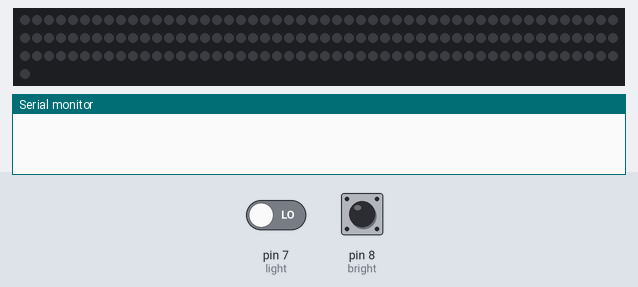
Bench run of a sketch on a simulated Arduino Uno, built with avr-gcc and run on an emulated ATmega328P. On the bench: 151 RGB LEDs in strip order, left to right, continuing on the next row, the last lines printed to the serial monitor. The inputs (shaded band) are chosen by the test bench; at power-on: pin 7 (light) LOW, pin 8 (bright) LOW. Dim RGB values are drawn brighter than linear.

Above: at 1.2 s.
1.3 s: pin 7 (light) driven HIGH
At 4.1 s:
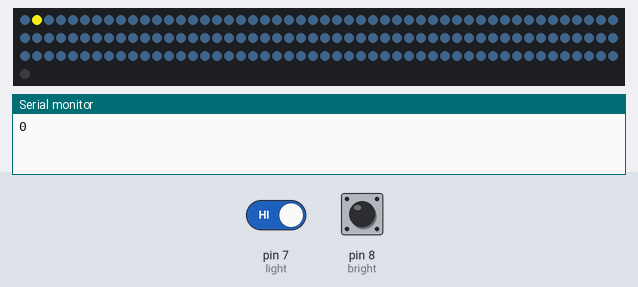
4.3 s: pin 8 (bright) pulled HIGH for 3.2 s
At 5.55 s:
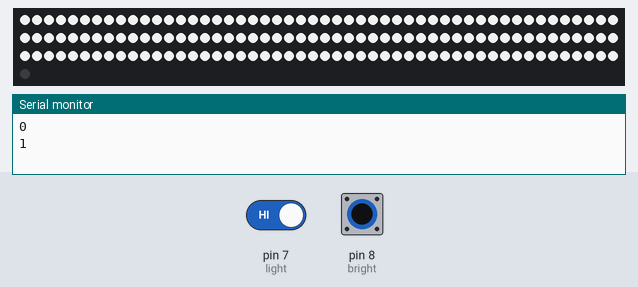
8.1 s: pin 8 (bright) pulled HIGH for 1 s
At 9.4 s:
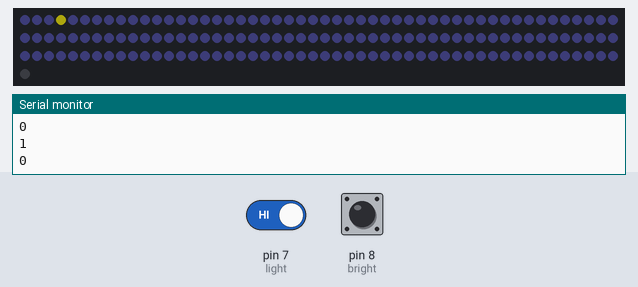
9.7 s: pin 8 (bright) pulled HIGH for 0.15 s
10.4 s: pin 7 (light) driven LOW
12.0 s: pin 7 (light) driven HIGH
At 13.19 s:
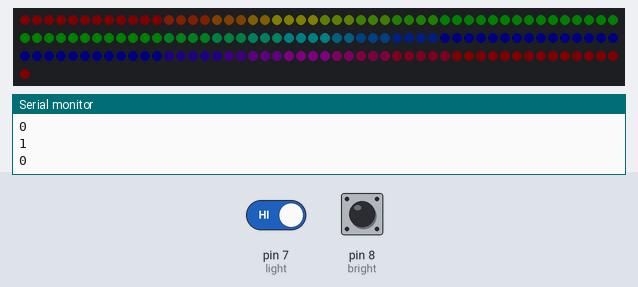
Timing chart, 0 to 15.0 s (numbered marks = the images above; inputs shaded):
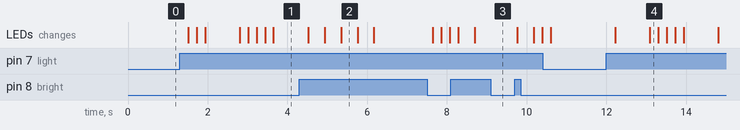

The sketch:

OLD-Lumen.ino
```cpp
#include <Adafruit_NeoPixel.h>
Adafruit_NeoPixel strip = Adafruit_NeoPixel(151, 6);  // Creates a strand of 5 NeoPixels on Pin 6
int light = 7;
int bright = 8;
//151 neopixels (150 after cutting)

// int PXL1[] = { 0, 1, 2, 3, 4, 5, 6, 7, 8, 9 };
int delayVal = 0;
int lightSetting;
uint32_t graySky = strip.Color(5, 8, 11);
int numPixels = 150;
int numLightSettings = 6;
uint32_t coolGreen = strip.Color(65, 206, 93);
uint32_t white = strip.Color(255, 255, 255);
int brightSetting;
int numBrightSettings = 10;

//const int numReadings = 200;

// int readings[numReadings];  // the readings from the analog input
// int readIndex = 0;          // the index of the current reading
// int total = 0;              // the running total
// int average = 0;            // the average

void setup() {
  Serial.begin(9600);
  pinMode(light, INPUT);
  strip.begin();
  strip.clear();
  lightSetting = 0;
  pinMode(bright, INPUT);
  brightSetting = numBrightSettings;
  // brightness = 255;
  // for (int thisReading = 0; thisReading < numReadings; thisReading++) {
  //   readings[thisReading] = 0;
}


void loop() {
  // // subtract the last reading:
  // total = total - readings[readIndex];
  // // read from the sensor:
  // readings[readIndex] = analogRead(potent);
  // // add the reading to the total:
  // total = total + readings[readIndex];
  // // advance to the next position in the array:
  // readIndex = readIndex + 1;

  // // if we're at the end of the array...
  // if (readIndex >= numReadings) {
  //   // ...wrap around to the beginning:
  //   readIndex = 0;
  // }

  // // calculate the average:
  // average = total / numReadings;
  // // send it to the computer as ASCII digits
  // Serial.println(analogRead(potent));
  // //delay(1);  // delay in between reads for stability

  // brightness = map(analogRead(analogRead(average)), 0, 1023, 0, 255);

  // if(brightness >= 240){
  //   strip.setBrightness(240);
  // } else if (brightness >= 217){
  //   strip.setBrightness(217);
  // } else if (brightness >= 194){
  //   strip.setBrightness(194);
  // } else if (brightness >= 171){
  //   strip.setBrightness(171);
  // } else if (brightness >= 148){
  //   strip.setBrightness(148);
  // } else if (brightness >= 115){
  //   strip.setBrightness(115);
  // } else if (brightness >= 102){
  //   strip.setBrightness(102);
  // } else if (brightness >= 79){
  //   strip.setBrightness(79);
  // } else if (brightness >= 56){
  //   strip.setBrightness(56);
  // } else if (brightness >= 33){
  //   strip.setBrightness(33);
  // } else if (brightness >= 10){
  //   strip.setBrightness(10);
  // } else {
  //   strip.setBrightness(10);
  // }
  int brightPressed = digitalRead(bright);
  // Serial.println(brightPressed);
  if (brightPressed == 1) {
    brightSetting -= 1;
    if (brightSetting < 1) {
      brightSetting = numBrightSettings;
    }
    strip.setBrightness((brightSetting * 255 / numBrightSettings) + 5);
    // Serial.println((brightSetting * 255 / numBrightSettings) + 5);
    delay(200);
  }

  int lightPressed = digitalRead(light);
  if (lightPressed == 1) {
    lightSetting += 1;
    strip.clear();
    // strip.setBrightness(255);
    delay(200);
  }
  if (lightSetting > numLightSettings) {
    lightSetting = 0;
  }
  if (lightSetting == 1) {
    strip.fill(white, 0, numPixels);
    strip.show();
  } else if (lightSetting == 2) {
    strip.fill(graySky, 0, numPixels);
    strip.show();
  } else if (lightSetting == 3) {
    strip.fill(graySky, 0, numPixels);
    lightning(strip.Color(231, 221, 18), 1);
  }
  // else if (lightSetting == 3) {
  //   strip.fill(coolGreen, 0, numPixels);
  //   strip.show();
  // }
  else if (lightSetting == 4) {
    strips_loop();
  } else if (lightSetting == 5) {
    strips_loop1();
  }
  // else if (lightSetting == 6) {
  //   strip.clear();
  //   strips_loop2();
  // }
  else if (lightSetting == 6) {
    rainbow(10);
  } else {
    strip.clear();
    strip.show();
  }
}
//////////////////////////////////////
void rainbow(int wait) {

  ////////////
  static int n = 0;
  //static int timesRun = 0;
  for (int i = 0; i < strip.numPixels(); i++) {
    int pixelHue = n + (i * 65536 / strip.numPixels());
    strip.setPixelColor(i, strip.gamma32(strip.ColorHSV(pixelHue)));
  }
  strip.show();
  delay(wait);
  n += 256;
  if (n >= 65536) {
    n = 0;
  }
  Serial.println(digitalRead(bright));
}
/////////////////////////////////////

class Strip {
public:
  uint8_t effect;
  uint8_t effects;
  uint16_t effStep;
  unsigned long effStart;
  Adafruit_NeoPixel strip;
  Strip(uint16_t leds, uint8_t pin, uint8_t toteffects, uint16_t striptype)
    : strip(leds, pin, striptype) {
    effect = -1;
    effects = toteffects;
    Reset();
  }
  void Reset() {
    effStep = 0;
    effect = (effect + 1) % effects;
    effStart = millis();
  }
};

struct Loop {
  uint8_t currentChild;
  uint8_t childs;
  bool timeBased;
  uint16_t cycles;
  uint16_t currentTime;
  Loop(uint8_t totchilds, bool timebased, uint16_t tottime) {
    currentTime = 0;
    currentChild = 0;
    childs = totchilds;
    timeBased = timebased;
    cycles = tottime;
  }
};

Strip strip_0(151, 6, 151, NEO_GRB + NEO_KHZ800);
struct Loop strip0loop0(1, false, 1);

void strips_loop() {
  if (strip0_loop0() & 0x01)
    strip_0.strip.show();
}

uint8_t strip0_loop0() {
  uint8_t ret = 0x00;
  switch (strip0loop0.currentChild) {
    case 0:
      ret = strip0_loop0_eff0();
      break;
  }
  if (ret & 0x02) {
    ret &= 0xfd;
    if (strip0loop0.currentChild + 1 >= strip0loop0.childs) {
      strip0loop0.currentChild = 0;
      if (++strip0loop0.currentTime >= strip0loop0.cycles) {
        strip0loop0.currentTime = 0;
        ret |= 0x02;
      }
    } else {
      strip0loop0.currentChild++;
    }
  };
  return ret;
}

uint8_t strip0_loop0_eff0() {
  // Strip ID: 0 - Effect: Rainbow - LEDS: 151
  // Steps: 60 - Delay: 20
  // Colors: 3 (157.30.255, 0.9.255, 20.255.0)
  // Options: rainbowlen=60, toLeft=true,
  if (millis() - strip_0.effStart < 20 * (strip_0.effStep)) return 0x00;
  float factor1, factor2;
  uint16_t ind;
  for (uint16_t j = 0; j < 151; j++) {
    ind = strip_0.effStep + j * 1;
    switch ((int)((ind % 60) / 20)) {
      case 0:
        factor1 = 1.0 - ((float)(ind % 60 - 0 * 20) / 20);
        factor2 = (float)((int)(ind - 0) % 60) / 20;
        strip_0.strip.setPixelColor(j, 157 * factor1 + 0 * factor2, 30 * factor1 + 9 * factor2, 255 * factor1 + 255 * factor2);
        break;
      case 1:
        factor1 = 1.0 - ((float)(ind % 60 - 1 * 20) / 20);
        factor2 = (float)((int)(ind - 20) % 60) / 20;
        strip_0.strip.setPixelColor(j, 0 * factor1 + 20 * factor2, 9 * factor1 + 255 * factor2, 255 * factor1 + 0 * factor2);
        break;
      case 2:
        factor1 = 1.0 - ((float)(ind % 60 - 2 * 20) / 20);
        factor2 = (float)((int)(ind - 40) % 60) / 20;
        strip_0.strip.setPixelColor(j, 20 * factor1 + 157 * factor2, 255 * factor1 + 30 * factor2, 0 * factor1 + 255 * factor2);
        break;
    }
  }
  if (strip_0.effStep >= 60) {
    strip_0.Reset();
    return 0x03;
  } else strip_0.effStep++;
  return 0x01;
}
/////////////////////////////////////////////////////////

void lightning(uint32_t aColor, int waitTime) {
  static int index = 0;
  static unsigned long startTime = millis();

  strip.setPixelColor(index, aColor);
  strip.show();

  if (millis() - startTime >= waitTime) {
    strip.setPixelColor(index, 5, 8, 11);
    index++;
    startTime = millis();

    // if (index >= strip.numPixels()) {
    //   index = 0;
    // }
    if (index >= numPixels) {
      index = 0;
    }
  }
}
/////////////////////////////////////////
///////////////////////////////////////
void strips_loop1() {
  if (strip0_loop1() & 0x01)
    strip_0.strip.show();
}

uint8_t strip0_loop1() {
  uint8_t ret = 0x00;
  switch (strip0loop0.currentChild) {
    case 0:
      ret = strip0_loop0_eff1();
      break;
  }
  if (ret & 0x02) {
    ret &= 0xfd;
    if (strip0loop0.currentChild + 1 >= strip0loop0.childs) {
      strip0loop0.currentChild = 0;
      if (++strip0loop0.currentTime >= strip0loop0.cycles) {
        strip0loop0.currentTime = 0;
        ret |= 0x02;
      }
    } else {
      strip0loop0.currentChild++;
    }
  };
  return ret;
}

uint8_t strip0_loop0_eff1() {
  // Strip ID: 0 - Effect: Rainbow - LEDS: 151
  // Steps: 60 - Delay: 20
  // Colors: 3 (255.0.247, 0.255.246, 14.0.255)
  // Options: rainbowlen=60, toLeft=true,
  if (millis() - strip_0.effStart < 20 * (strip_0.effStep)) return 0x00;
  float factor1, factor2;
  uint16_t ind;
  for (uint16_t j = 0; j < 151; j++) {
    ind = strip_0.effStep + j * 1;
    switch ((int)((ind % 60) / 20)) {
      case 0:
        factor1 = 1.0 - ((float)(ind % 60 - 0 * 20) / 20);
        factor2 = (float)((int)(ind - 0) % 60) / 20;
        strip_0.strip.setPixelColor(j, 255 * factor1 + 0 * factor2, 0 * factor1 + 255 * factor2, 247 * factor1 + 246 * factor2);
        break;
      case 1:
        factor1 = 1.0 - ((float)(ind % 60 - 1 * 20) / 20);
        factor2 = (float)((int)(ind - 20) % 60) / 20;
        strip_0.strip.setPixelColor(j, 0 * factor1 + 14 * factor2, 255 * factor1 + 0 * factor2, 246 * factor1 + 255 * factor2);
        break;
      case 2:
        factor1 = 1.0 - ((float)(ind % 60 - 2 * 20) / 20);
        factor2 = (float)((int)(ind - 40) % 60) / 20;
        strip_0.strip.setPixelColor(j, 14 * factor1 + 255 * factor2, 0 * factor1 + 0 * factor2, 255 * factor1 + 247 * factor2);
        break;
    }
  }
  if (strip_0.effStep >= 60) {
    strip_0.Reset();
    return 0x03;
  } else strip_0.effStep++;
  return 0x01;
}
////////////////////////////
void strips_loop2() {
  if (strip0_loop2() & 0x01)
    strip_0.strip.show();
}

uint8_t strip0_loop2() {
  uint8_t ret = 0x00;
  switch (strip0loop0.currentChild) {
    case 0:
      ret = strip0_loop0_eff2();
      break;
  }
  if (ret & 0x02) {
    ret &= 0xfd;
    if (strip0loop0.currentChild + 1 >= strip0loop0.childs) {
      strip0loop0.currentChild = 0;
      if (++strip0loop0.currentTime >= strip0loop0.cycles) {
        strip0loop0.currentTime = 0;
        ret |= 0x02;
      }
    } else {
      strip0loop0.currentChild++;
    }
  };
  return ret;
}

uint8_t strip0_loop0_eff2() {
  // Strip ID: 0 - Effect: Rainbow - LEDS: 150
  // Steps: 60 - Delay: 20
  // Colors: 3 (255.0.0, 0.255.0, 0.0.255)
  // Options: rainbowlen=60, toLeft=true,
  if (millis() - strip_0.effStart < 20 * (strip_0.effStep)) return 0x00;
  float factor1, factor2;
  uint16_t ind;
  for (uint16_t j = 0; j < 150; j++) {
    ind = strip_0.effStep + j * 1;
    switch ((int)((ind % 60) / 20)) {
      case 0:
        factor1 = 1.0 - ((float)(ind % 60 - 0 * 20) / 20);
        factor2 = (float)((int)(ind - 0) % 60) / 20;
        strip_0.strip.setPixelColor(j, 255 * factor1 + 0 * factor2, 0 * factor1 + 255 * factor2, 0 * factor1 + 0 * factor2);
        break;
      case 1:
        factor1 = 1.0 - ((float)(ind % 60 - 1 * 20) / 20);
        factor2 = (float)((int)(ind - 20) % 60) / 20;
        strip_0.strip.setPixelColor(j, 0 * factor1 + 0 * factor2, 255 * factor1 + 0 * factor2, 0 * factor1 + 255 * factor2);
        break;
      case 2:
        factor1 = 1.0 - ((float)(ind % 60 - 2 * 20) / 20);
        factor2 = (float)((int)(ind - 40) % 60) / 20;
        strip_0.strip.setPixelColor(j, 0 * factor1 + 255 * factor2, 0 * factor1 + 0 * factor2, 255 * factor1 + 0 * factor2);
        break;
    }
  }
  if (strip_0.effStep >= 60) {
    strip_0.Reset();
    return 0x03;
  } else strip_0.effStep++;
  return 0x01;
}
```

Measured:
- after the input at 1.3 s, the LEDs: first change after 0.21 s (image 1 shows a later state)
- after the input at 12.0 s, the LEDs: first change after 0.22 s (image 4 shows a later state)
- what the display in image 2 shows lasts 0.5 s, from 5.3 s to 5.8 s
